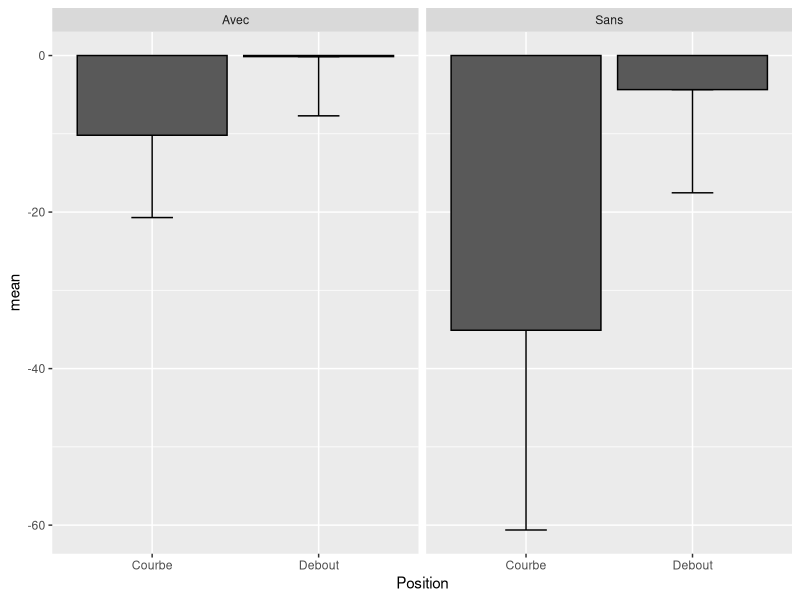
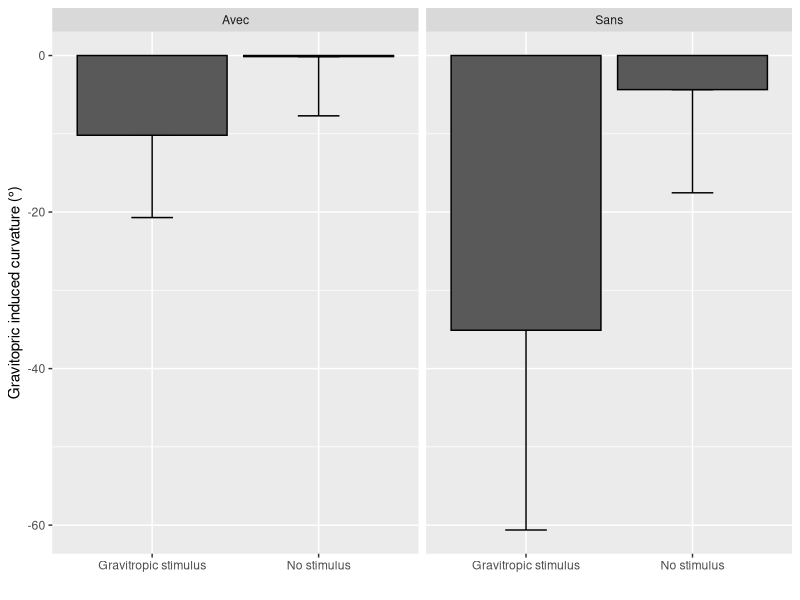

Write the R code that produced these figures, in order.
## ---- chunk 1
knitr::opts_chunk$set(echo = TRUE, warning = FALSE, message = FALSE)
## ---- chunk 2
library(data.table)
data <- fread(input = "student2/gravi.csv")
head(data)
## ---- chunk 3
# The data.frame version
# head(data[data$Position == "Courbe",])

# The data.table version
head(data[Position == "Courbe"])
## ---- chunk 4
data[Position == "Courbe", mean(angle)]
## ---- chunk 5
# data[Position == "Courbe", list(mean(angle), sd(angle))]
# The same with direct renaming of the new columns
data[Position == "Courbe", list(mean=mean(angle), sd=sd(angle))]
## ---- chunk 6
data[Position == "Courbe", list(mean=mean(angle), sd=sd(angle)), by=list(NPA, time)]
## ---- chunk 7
step1 <- data[, list(diff=angle[time == 1]-angle[time == 0]),
              by=list(Position, NPA, Plante)] 
head(step1)
## ---- chunk 8
step2 <- step1[, list(mean=mean(diff), sd=sd(diff)), by=list(Position, NPA)]
step2
## ---- chunk 9
my_summary <- data[, list(diff=angle[time == 1]-angle[time == 0]),
                   by=list(Position, NPA, Plante)][, list(mean=mean(diff), sd=sd(diff)),
                                                   by=list(Position, NPA)]
## ---- chunk 10
library(ggplot2)
# Main parameters of the plot: What are my x ? My y ? 
# On which parameter do I distinguish my data series ?

g  <- ggplot(data = my_summary, mapping = aes(x = Position, y = mean))

# A 'basic' barplot + error bars
g.basic <- g + 
  geom_errorbar(width=.25, aes(ymin=mean-sd, ymax=mean), position = position_dodge(0.9)) +
  geom_bar(stat = "identity", position = position_dodge(), color = "black") + facet_grid(. ~ NPA)

g.basic
## ---- chunk 11
# An improved plot
g.improved <- g.basic +
  scale_fill_manual(values = c("orange","deepskyblue")) + # changing the colors
  scale_x_discrete(labels=c("Gravitropic stimulus",
                            "No stimulus")) + # changing the x tick labels
  ylab("Gravitopric induced curvature (°)") + # The x axis title
  xlab("") #+ # The x axis title
  #guides(fill=FALSE) # Hide the legend

g.improved
